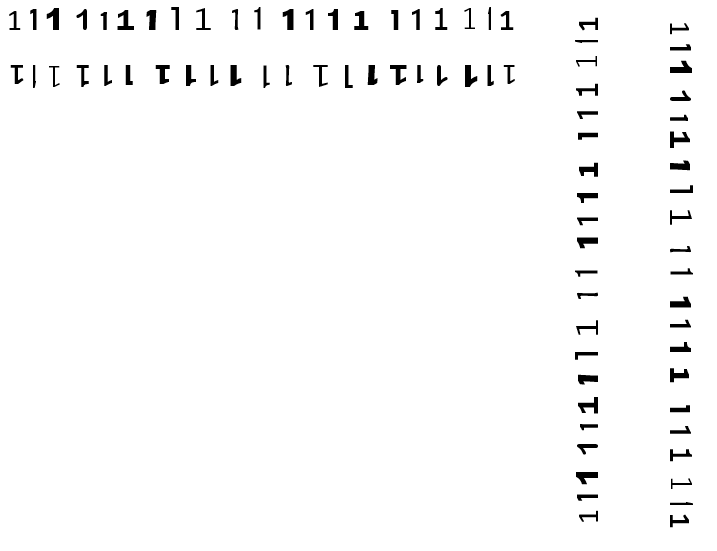
#> input picture theia/ocr/k_nearest_recognition/training/1.png, 717 x 551 px; its folder holds only this picture in this run
$ python generate_training.py
#> lines starting #> are read from the running program, lines starting #| are printed output that depends on the picture; after the words box and inside, x2 and y2 are one past the last pixel; in counts of white or black regions, pixels touching at a corner belong together
import numpy as np
import cv2
import os

minArea = 100
resizedWidth = 30
resizedHeight = 30

path = './training/'

def main():
    trainingFiles = [f for f in os.listdir(path) if os.path.splitext(f)[1] == '.png'] # all png files in training folder

    if len(trainingFiles) == 0: #if no files found
        print('no training files found')
        return #exit main

    print('training data found for these characters:')
    print([x[0] for x in trainingFiles])
    print('starting training')

    npaFlattenedImages = np.empty((0, resizedWidth * resizedHeight))
    intClassifications = [] #to hold list of character values

    for files in trainingFiles: #for each training picture
        imgTraining = cv2.imread(path + files) #read a char's file
#> imgTraining is the input picture: shape (551, 717, 3); min 0, max 255, mean 249.5

        imgGray = cv2.cvtColor(imgTraining, cv2.COLOR_BGR2GRAY) # grayscale image
        imgBlurred = cv2.GaussianBlur(imgGray, (5,5), 0)        # blur

        imgThresh = cv2.adaptiveThreshold(imgBlurred, 255,  #pass threshold = white
                                          cv2.ADAPTIVE_THRESH_GAUSSIAN_C, cv2.THRESH_BINARY_INV, #invert, background=black
                                          11, 2)
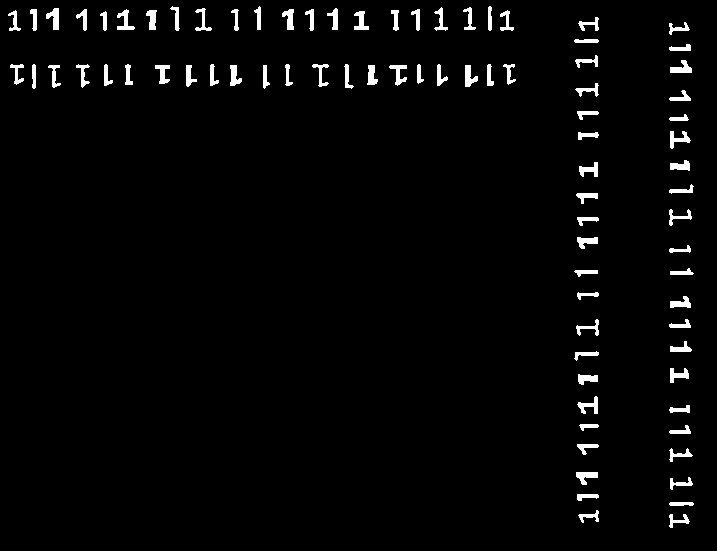
#> imgThresh: shape (551, 717); 2.6% white; 84 white regions

        imgThreshCopy = imgThresh.copy()    #finding contours modifies image, make copy

        npaContours, npaHierarchy = cv2.findContours(imgThreshCopy, cv2.RETR_EXTERNAL, cv2.CHAIN_APPROX_SIMPLE)
#> npaContours = 84 contours; largest, box (x1, y1, x2, y2) and area: (576, 472, 598, 485) 134, (465, 65, 478, 87) 134, (670, 60, 692, 73) 134, (46, 8, 59, 30) 134, (577, 396, 598, 414) 126; npaHierarchy = 84 rows, first 6: [1, -1, -1, -1], [2, 0, -1, -1], [3, 1, -1, -1], [4, 2, -1, -1], [5, 3, -1, -1], [6, 4, -1, -1]

        for npaContour in npaContours:  #for each contour found in image
            if cv2.contourArea(npaContour) > minArea:  # if contour is big enough to consider
                [intX, intY, intW, intH] = cv2.boundingRect(npaContour)

                imgROI = imgThresh[intY:intY+intH, intX:intX+intW] #cropped character from threshold
                imgROIResized = cv2.resize(imgROI, (resizedWidth, resizedHeight))

                intClassifications.append(ord(files[0])) #add ascii code of char to classification list

                npaFlattenedImage = imgROIResized.reshape((1, resizedWidth * resizedHeight))
                npaFlattenedImages = np.append(npaFlattenedImages, npaFlattenedImage, 0)
#> this loop made 84 passes
#> (intX, intY, intW, intH) on passes 6, 12, 13, 14, 19, 24, 29, 30, 32, 37, 38, 39: (576, 472, 22, 13), (577, 396, 21, 18), (578, 374, 20, 11), (670, 368, 19, 15), (670, 296, 21, 12), (577, 237, 21, 12), (579, 162, 19, 15), (670, 160, 20, 11), (670, 131, 21, 18), (465, 65, 13, 22), (389, 65, 18, 21), (367, 65, 11, 20)
#> after the loop, intClassifications = [49, 49, 49, 49, 49, 49, 49, 49, 49, 49, 49, 49, 49, 49, 49, 49, 49, 49, 49, 49]

    fltClassifications = np.array(intClassifications, np.float32) #convert array of ints into floats
#> fltClassifications = 20 values from 49 to 49
    npaClassifications = fltClassifications.reshape((fltClassifications.size, 1))
#> npaClassifications = 20 values from 49 to 49

    print('training complete, writing files')
    np.savetxt('classifications.txt', npaClassifications)
    np.savetxt('imageData.txt', npaFlattenedImages)
    print('files written, exiting')


if __name__ == '__main__':
    main()

$ run again, on theia/ocr/k_nearest_recognition/training/2.png
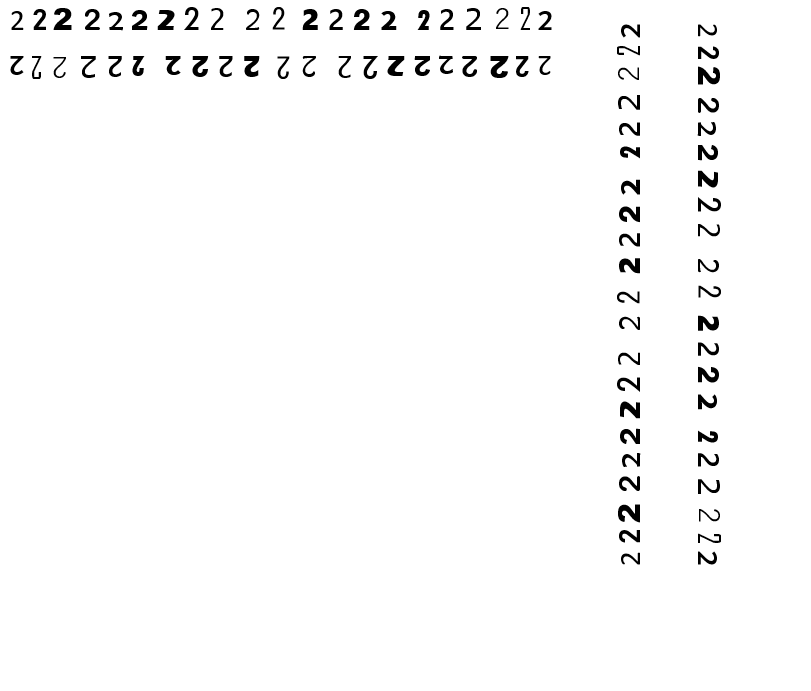
#> input picture theia/ocr/k_nearest_recognition/training/2.png, 811 x 691 px
#> in main, imgTraining is the input picture: shape (691, 811, 3); min 0, max 255, mean 249.6
#> in main, `imgThresh = cv2.adaptiveThreshold(imgBlurred, 255,`:
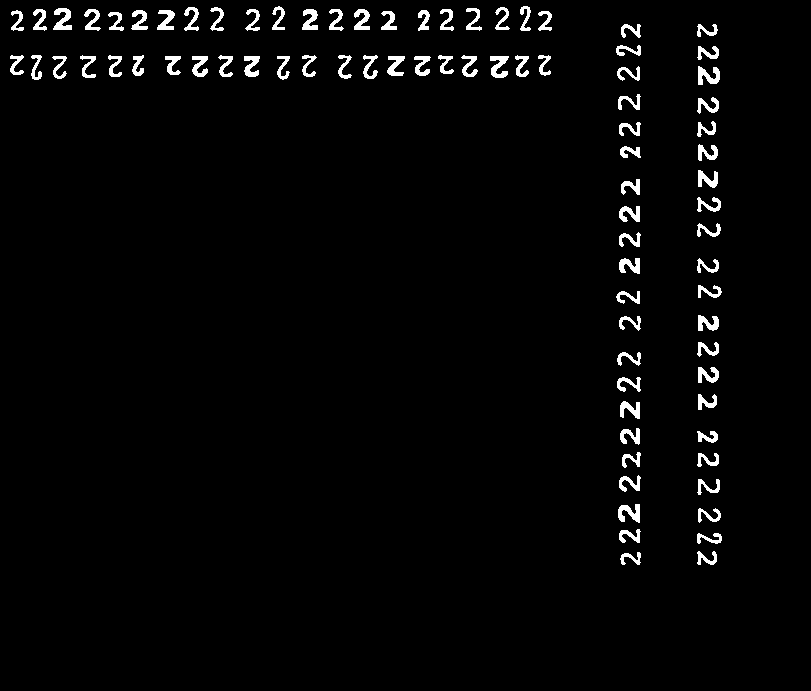
#> imgThresh: shape (691, 811); 2.5% white; 84 white regions
#> npaContours = 84 contours; largest, box (x1, y1, x2, y2) and area: (618, 504, 640, 523) 198, (698, 66, 720, 85) 198, (490, 56, 509, 78) 198, (53, 8, 72, 30) 198, (698, 315, 719, 331) 172; npaHierarchy = 84 rows, first 6: [1, -1, -1, -1], [2, 0, -1, -1], [3, 1, -1, -1], [4, 2, -1, -1], [5, 3, -1, -1], [6, 4, -1, -1]
#> the loop in main, `for npaContour in npaContours:` made 84 passes
#> (intX, intY, intW, intH) on passes 2 to 9: (697, 551, 20, 14), (697, 533, 25, 11), (619, 529, 22, 14), (698, 508, 23, 15), (618, 504, 22, 19), (697, 479, 23, 16), (619, 475, 22, 17), (697, 453, 22, 14)
#> after the loop in main, `for npaContour in npaContours:`:
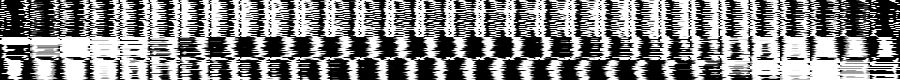
#> npaFlattenedImages: shape (80, 900) float64; min 0, max 255, mean 131.7
#> after the loop in main, `for npaContour in npaContours:`: intClassifications = 80 values from 50 to 50
